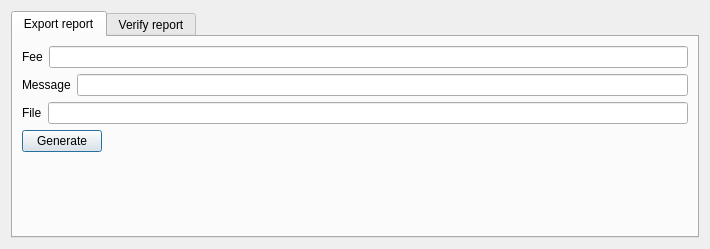
<?xml version="1.0" encoding="UTF-8"?>
<ui version="4.0">
 <class>ProofOfFundsDialog</class>
 <widget class="QDialog" name="ProofOfFundsDialog">
  <property name="geometry">
   <rect>
    <x>0</x>
    <y>0</y>
    <width>710</width>
    <height>249</height>
   </rect>
  </property>
  <property name="windowTitle">
   <string>Proof of Funds</string>
  </property>
  <layout class="QVBoxLayout" name="verticalLayout">
   <item>
    <widget class="QTabWidget" name="tabWidget">
     <property name="currentIndex">
      <number>0</number>
     </property>
     <widget class="QWidget" name="tab">
      <attribute name="title">
       <string>Export report</string>
      </attribute>
      <layout class="QVBoxLayout" name="verticalLayout_5">
       <item>
        <layout class="QHBoxLayout" name="horizontalLayout">
         <item>
          <widget class="QLabel" name="label_3">
           <property name="text">
            <string>Fee</string>
           </property>
          </widget>
         </item>
         <item>
          <widget class="BitcoinAmountField" name="amountFee"/>
         </item>
        </layout>
       </item>
       <item>
        <layout class="QHBoxLayout" name="horizontalLayout_2">
         <item>
          <widget class="QLabel" name="label_4">
           <property name="text">
            <string>Message</string>
           </property>
          </widget>
         </item>
         <item>
          <widget class="QLineEdit" name="lineEditMessage"/>
         </item>
        </layout>
       </item>
       <item>
        <layout class="QHBoxLayout" name="horizontalLayout_3">
         <item>
          <widget class="QLabel" name="label_5">
           <property name="text">
            <string>File</string>
           </property>
          </widget>
         </item>
         <item>
          <widget class="QLineEdit" name="lineEditFileOut"/>
         </item>
        </layout>
       </item>
       <item>
        <widget class="QPushButton" name="pushButtonGenerate">
         <property name="sizePolicy">
          <sizepolicy hsizetype="Maximum" vsizetype="Fixed">
           <horstretch>0</horstretch>
           <verstretch>0</verstretch>
          </sizepolicy>
         </property>
         <property name="text">
          <string>Generate</string>
         </property>
        </widget>
       </item>
       <item>
        <spacer name="verticalSpacer_2">
         <property name="orientation">
          <enum>Qt::Vertical</enum>
         </property>
         <property name="sizeHint" stdset="0">
          <size>
           <width>20</width>
           <height>40</height>
          </size>
         </property>
        </spacer>
       </item>
      </layout>
     </widget>
     <widget class="QWidget" name="tab_2">
      <attribute name="title">
       <string>Verify report</string>
      </attribute>
      <layout class="QVBoxLayout" name="verticalLayout_4">
       <item>
        <layout class="QHBoxLayout" name="horizontalLayout_4">
         <item>
          <widget class="QLabel" name="label_6">
           <property name="text">
            <string>File</string>
           </property>
          </widget>
         </item>
         <item>
          <widget class="QLineEdit" name="lineEditFileIn"/>
         </item>
        </layout>
       </item>
       <item>
        <widget class="QCheckBox" name="checkBoxSkip">
         <property name="text">
          <string>Skip first row</string>
         </property>
        </widget>
       </item>
       <item>
        <widget class="QPushButton" name="pushButtonVerify">
         <property name="sizePolicy">
          <sizepolicy hsizetype="Maximum" vsizetype="Fixed">
           <horstretch>0</horstretch>
           <verstretch>0</verstretch>
          </sizepolicy>
         </property>
         <property name="text">
          <string>Verify</string>
         </property>
        </widget>
       </item>
       <item>
        <spacer name="verticalSpacer">
         <property name="orientation">
          <enum>Qt::Vertical</enum>
         </property>
         <property name="sizeHint" stdset="0">
          <size>
           <width>20</width>
           <height>40</height>
          </size>
         </property>
        </spacer>
       </item>
      </layout>
     </widget>
    </widget>
   </item>
  </layout>
 </widget>
 <customwidgets>
  <customwidget>
   <class>BitcoinAmountField</class>
   <extends>QLineEdit</extends>
   <header>qt/drivechainamountfield.h</header>
  </customwidget>
 </customwidgets>
 <resources/>
 <connections/>
</ui>
